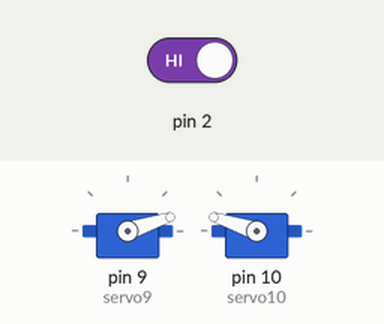
The sketch below on a simulated Arduino Uno, built with avr-gcc and run on an emulated ATmega328P. Shown: 2 × servo. The inputs (shaded band) are chosen by the test bench; at power-on: pin 2 HIGH.

Above: at 0.15 s.
At 6.2 s:
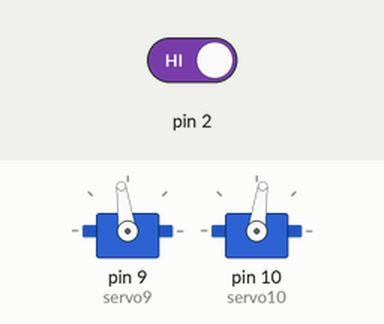
6.3 s: pin 2 driven LOW
At 8.9 s:
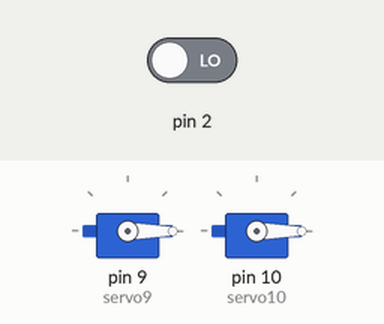
Timing chart, 0 to 10.4 s (numbered marks = the images above; inputs shaded):
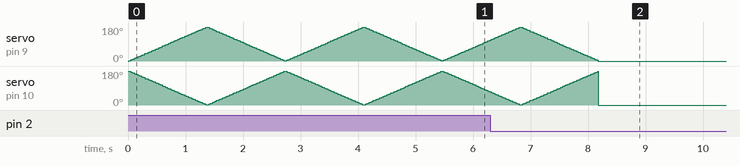

Measured:
- by itself, servo on pin 9 (servo9): rises from 110° to 178° in 0.48 s, then falls to 0° in 1.4 s

The sketch:

SweepPointForward.ino
```cpp
#include <Servo.h>

Servo servo9;
Servo servo10;

int speed = 2;
int buttonState = 0;

static int pos9 = 0;
static int pos10 = 0;

void setup(){
  Serial.begin(9600);
  servo9.attach(9);
  servo10.attach(10);
  servo9.write(0);
  servo10.write(0);

  //BUTTON ON PIN 2
  pinMode(2, INPUT);

}

void loop(){
 //READ BUTTON IN PIN 2 PUSH
 buttonState = digitalRead(2);

 if(buttonState == LOW){
    //Not pushed? Return to origin
    pos9 = 0;
    pos10 = 0;
    servo9.write(pos9);
    servo10.write(pos10);
    }

    else if(buttonState == HIGH){

  for (pos9 <= 1; pos9 <= 179; pos9 += speed){
    servo9.write(pos9);
    pos10 = 180 - pos9;
    servo10.write(pos10);
    delay(15);
  }

  for (pos9 >= 179; pos9 >= 1; pos9 -= speed){
    servo9.write(pos9);
    pos10 = 180 - pos9;
    servo10.write(pos10);
    delay(15);
  }
    }
}
```
